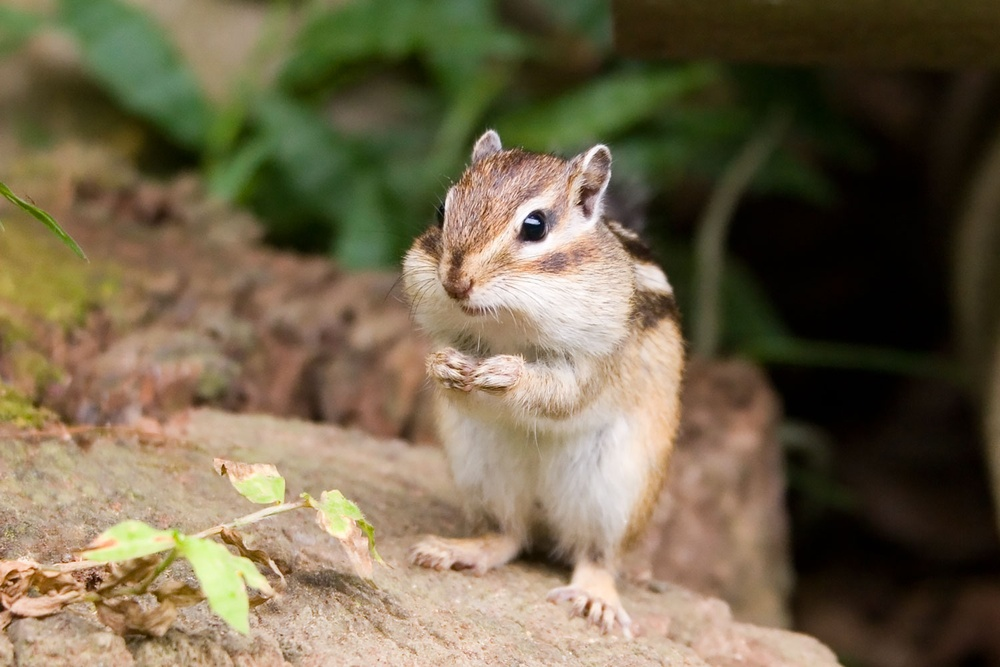
//> input picture lesson9/proj/sample2.jpg, 1000 x 667 px, shrunk from 1500 x 1000 before the run
$ ./mc11_01_ans   (built with g++ and OpenCV 4)
//> lines starting //> are read from the running program, lines starting //| are printed output that depends on the picture; after the words box and inside, x2 and y2 are one past the last pixel; in counts of white or black regions, pixels touching at a corner belong together
//  g++ harris_corner.cpp -std=c++11 `pkg-config --cflags --libs opencv4`
//  g++ harris_corner.cpp `pkg-config --cflags --libs opencv`

#include <iostream>  //入出力関連ヘッダ
#include <opencv2/opencv.hpp>  //OpenCV関連ヘッダ

int main (int argc, const char* argv[]) {

    // 画像ファイルの読み込み
    cv::Mat src_img = cv::imread("sample2.jpg", cv::IMREAD_COLOR);
//> src_img is the input picture: 667 rows x 1000 cols, CV_8UC3; mean B, G, R 76.4, 102, 114.4

    // 画像ファイルが読み込めなかった場合
    if (src_img.data == 0 || src_img.empty()) {
        printf("File not found\n");
        exit(0);
    }

    // src_imgをdst_imgにコピー
    cv::Mat dst_img = src_img.clone();

    // グレースケール化
    cv::Mat gray_img;
    cv::cvtColor(src_img, gray_img, cv::COLOR_BGR2GRAY);
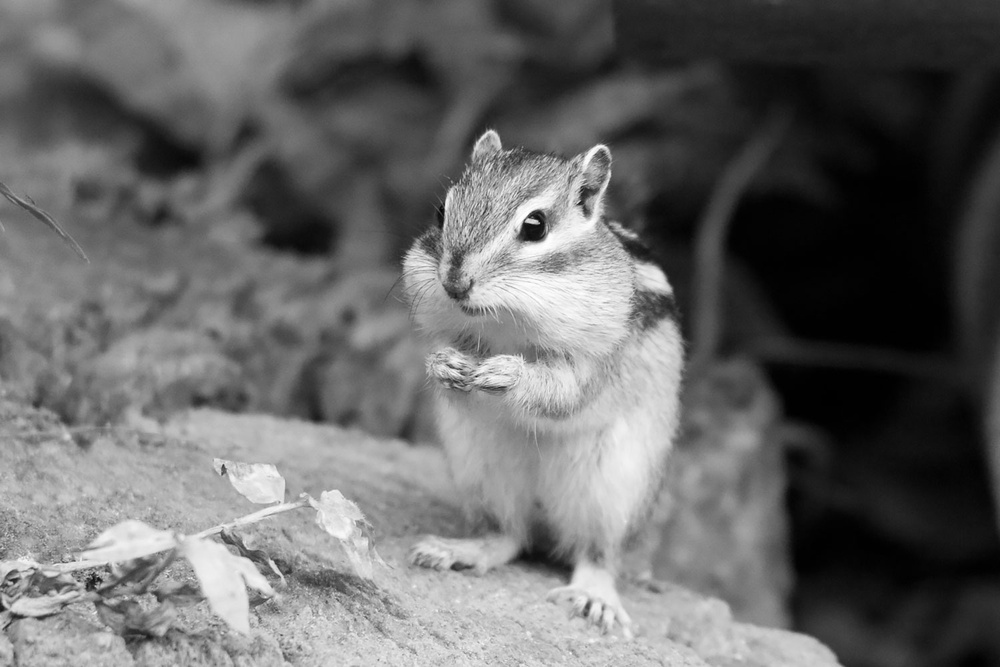
//> gray_img: 667 rows x 1000 cols, CV_8UC1; min 0, max 255, mean 102.8

    // コーナー座標を格納するための変数cornersを定義
    std::vector<cv::Point2f> corners;

    // ここから記述
    // ハリスのコーナー検出に必要なパラメータの宣言

    int MAX_CORNERS = 40; //検出する最大コーナー数
    double QUALITY_LEVEL = 0.2; //コーナーとして選択されるための品質しきい値
    double MIN_DISTANCE = 5.0; //検出されたコーナー間の最小距離
    int BLOCK_SIZE = 3; //コーナーを検出するための近傍領域のサイズ

    // コーナー検出関数を用いて，入力画像からコーナーを検出し座標をcornersに格納

    cv::goodFeaturesToTrack(gray_img, corners, MAX_CORNERS, QUALITY_LEVEL, MIN_DISTANCE, cv::Mat(), BLOCK_SIZE);
//> corners = 40 Points (x, y), first 12: [539, 223], [524, 222], [223, 464], [527, 217], [95, 586], [14, 582], [75, 560], [577, 204], [460, 372], [34, 571], [91, 578], [100, 582]

    // 検出したコーナー位置に円を描画
    for (size_t i = 0; i < corners.size(); i++) {
        // pointに円の中心座標を格納
        cv::Point2f point = corners[i];
        // dst_img上に座標pointを中心とする半径6太さ2の赤い円を描画
        cv::circle(dst_img, point, 6, cv::Scalar(0, 0, 255), 3);
    }
//> this loop made 40 passes
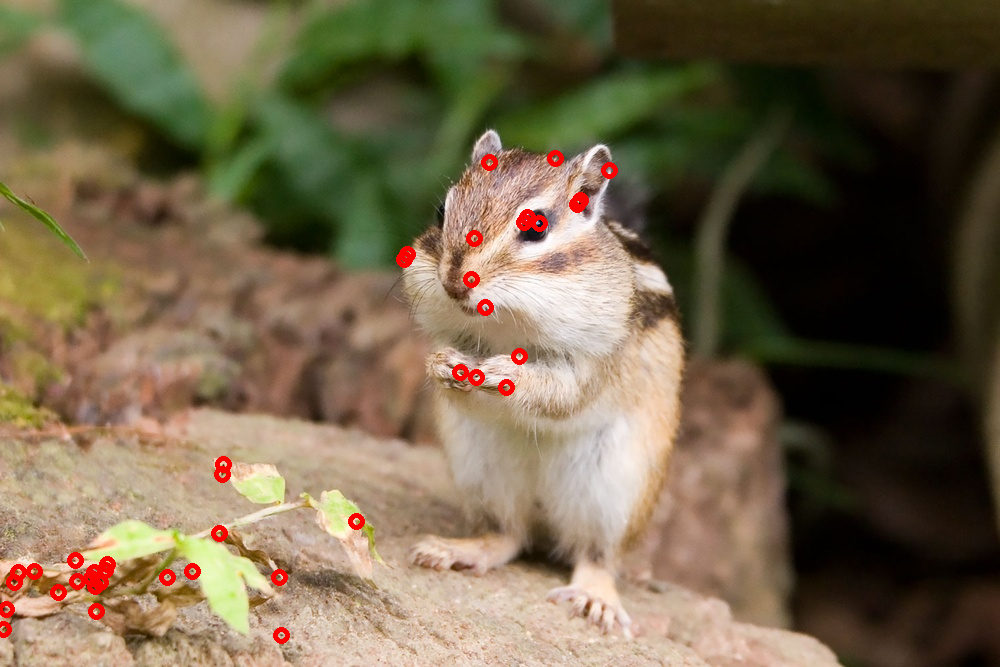
//> dst_img: 667 rows x 1000 cols, CV_8UC3; 0.99% of pixels changed, all inside (x1, y1, x2, y2) = (0, 150, 618, 644)

    // 表示
    cv::imshow("input", src_img);
    cv::imshow("result", dst_img);
    cv::waitKey(0);

    return 0;
}

$ run again, with lesson9/proj/sample1.jpg copied over lesson9/proj/sample2.jpg
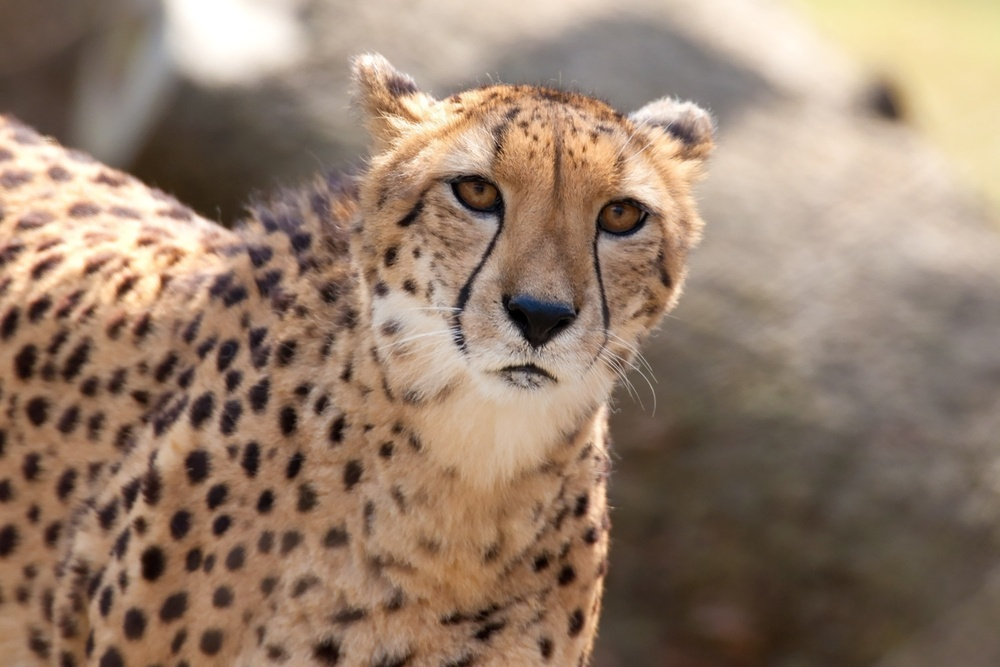
//> input picture lesson9/proj/sample1.jpg, 1000 x 667 px, shrunk from 1500 x 1000 before the run
//> src_img is the input picture: 667 rows x 1000 cols, CV_8UC3; mean B, G, R 108.4, 126.8, 149.7
//> `cv::cvtColor(src_img, gray_img, cv::COLOR_BGR2GRAY);`:
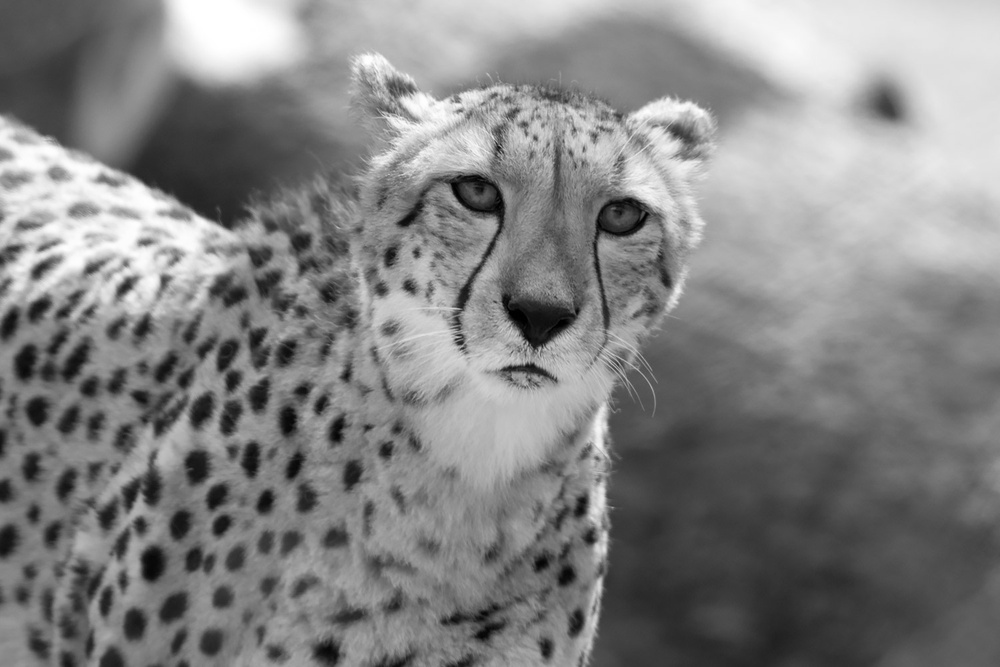
//> gray_img: 667 rows x 1000 cols, CV_8UC1; min 0, max 255, mean 131.6
//> corners = 40 Points (x, y), first 12: [540, 347], [524, 364], [526, 136], [412, 93], [455, 340], [523, 341], [536, 140], [556, 377], [460, 102], [545, 346], [529, 363], [534, 348]
//> the loop `for (size_t i = 0; i < corners.size(); i++)` made 40 passes
//> after the loop `for (size_t i = 0; i < corners.size(); i++)`:
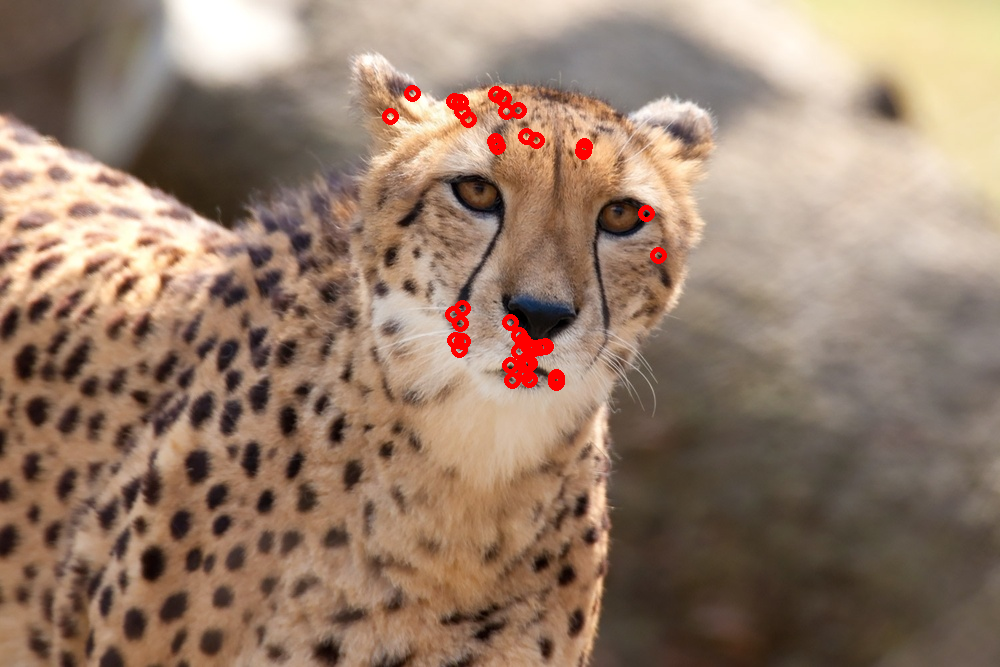
//> dst_img: 667 rows x 1000 cols, CV_8UC3; 0.88% of pixels changed, all inside (x1, y1, x2, y2) = (382, 85, 667, 391)

$ run again, with lesson9/proj/pxfuel.jpg copied over lesson9/proj/sample2.jpg
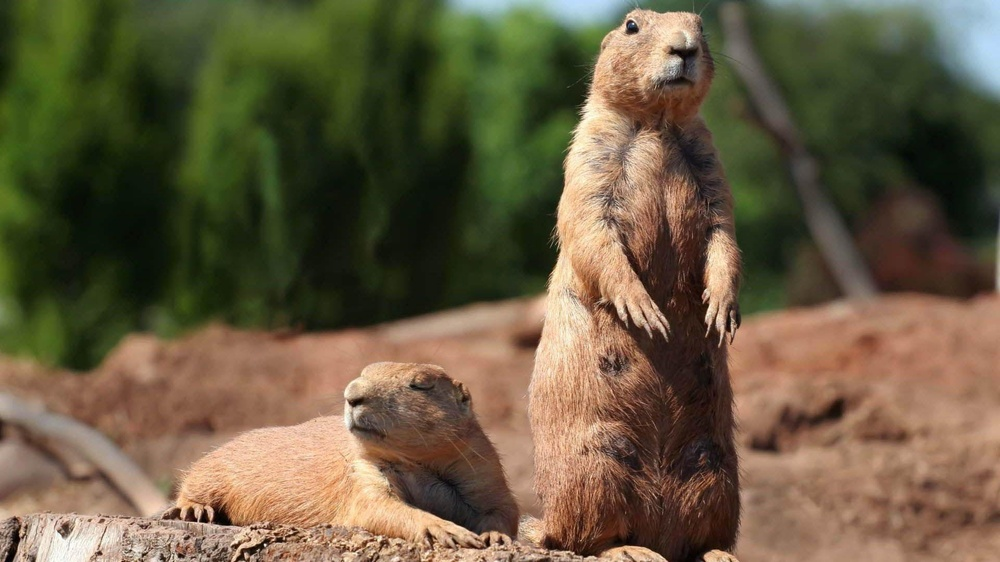
//> input picture lesson9/proj/pxfuel.jpg, 1000 x 562 px, shrunk from 1920 x 1080 before the run
//> src_img is the input picture: 562 rows x 1000 cols, CV_8UC3; mean B, G, R 65.3, 91, 103.8
//> `cv::cvtColor(src_img, gray_img, cv::COLOR_BGR2GRAY);`:
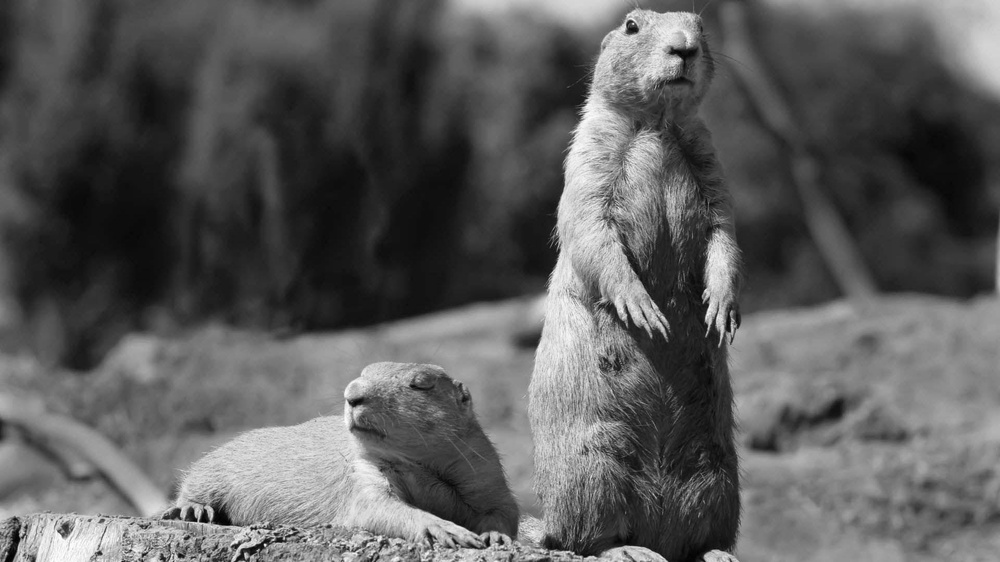
//> gray_img: 562 rows x 1000 cols, CV_8UC1; min 1, max 254, mean 91.9
//> corners = 40 Points (x, y), first 12: [265, 544], [251, 528], [196, 521], [131, 550], [245, 553], [101, 554], [283, 539], [184, 538], [274, 533], [348, 547], [633, 22], [573, 553]
//> the loop `for (size_t i = 0; i < corners.size(); i++)` made 40 passes
//> after the loop `for (size_t i = 0; i < corners.size(); i++)`:
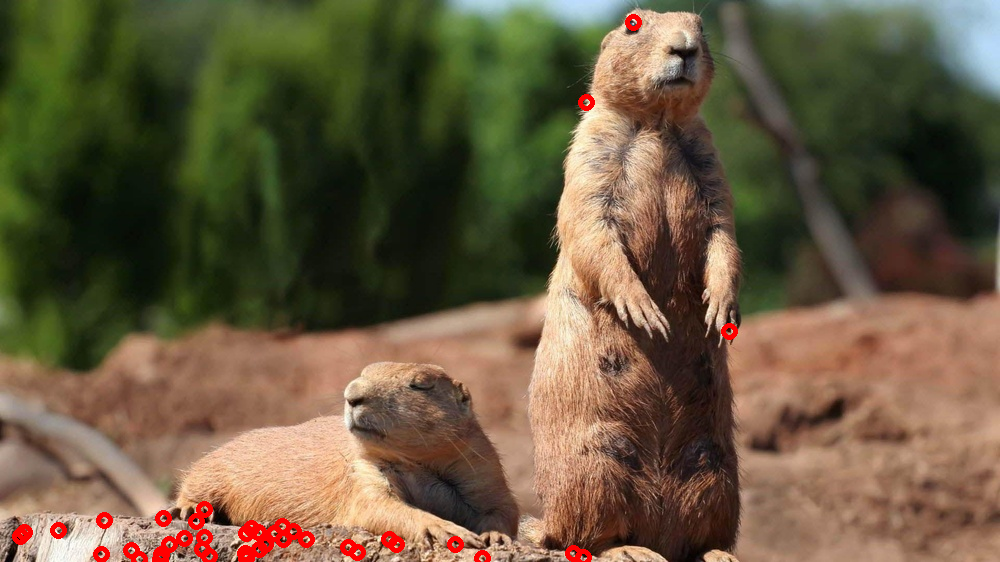
//> dst_img: 562 rows x 1000 cols, CV_8UC3; 1.09% of pixels changed, all inside (x1, y1, x2, y2) = (12, 14, 738, 562)
